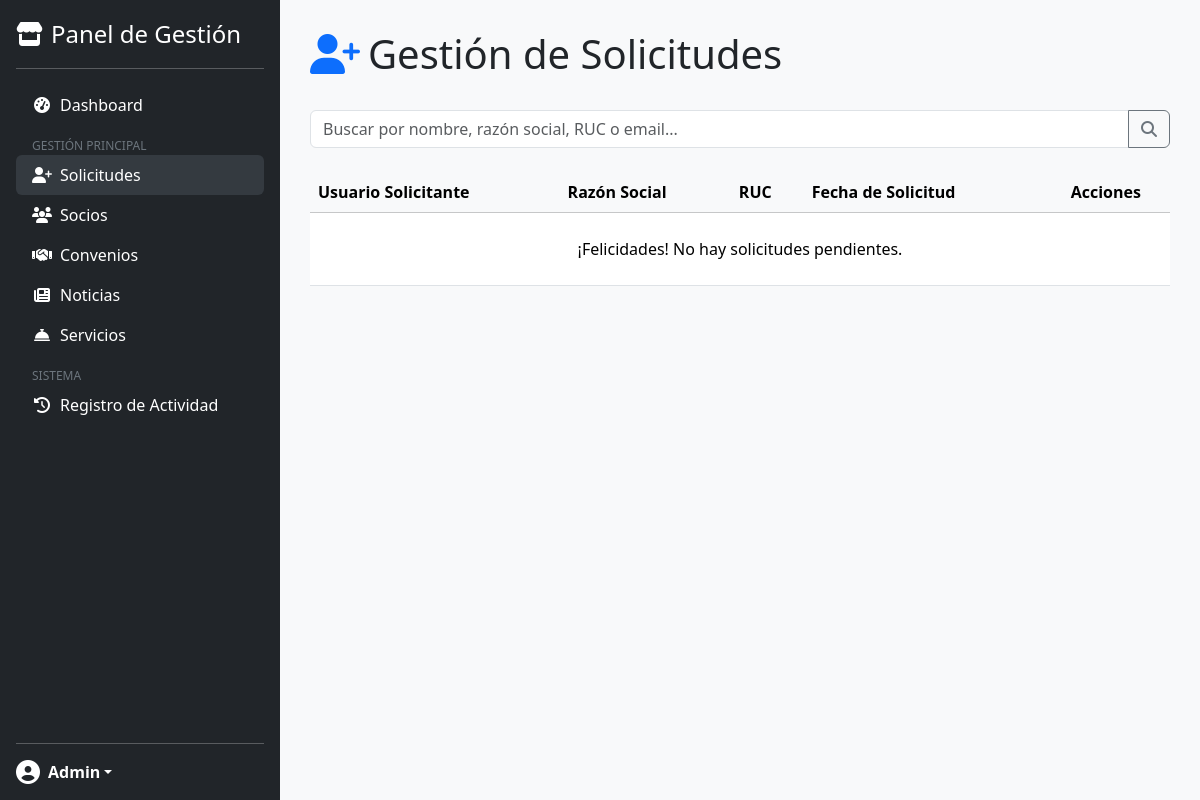
Page /panel/solicitudes/ (signed in) on the earlier database version.
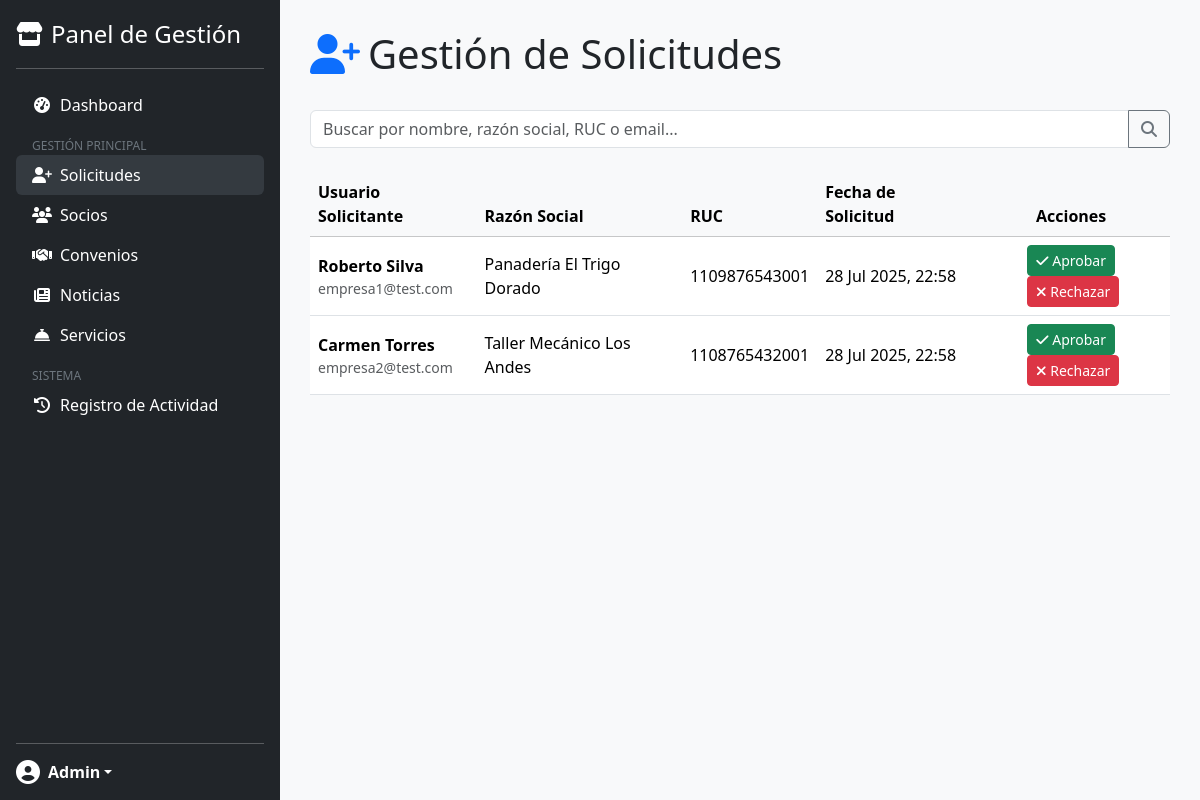
Same page on the later database version.
### usuarios/models.py (models this page shows, shortened)
class Usuario(AbstractUser):
    username = None
    email = models.EmailField(_('email address'), unique=True)
    cedula = models.CharField(max_length=20, unique=True, blank=True, null=True)
    telefono = models.CharField(max_length=20, blank=True, null=True)
    USERNAME_FIELD = 'email'
    REQUIRED_FIELDS = ['first_name', 'last_name']
    objects = UsuarioManager()

### afiliaciones/models.py (models this page shows, shortened)
class SolicitudAfiliacion(models.Model):
    ESTADOS = [
        ('PENDIENTE', 'Pendiente'),
        ('APROBADA', 'Aprobada'),
        ('RECHAZADA', 'Rechazada'),
    ]
    usuario = models.OneToOneField(settings.AUTH_USER_MODEL, on_delete=models.CASCADE)
    razon_social = models.CharField(max_length=200)
    ruc = models.CharField(max_length=13)
    direccion = models.TextField()
    estado = models.CharField(max_length=20, choices=ESTADOS, default='PENDIENTE')
    fecha_solicitud = models.DateTimeField(auto_now_add=True)
    fecha_revision = models.DateTimeField(null=True, blank=True)
    revisado_por = models.ForeignKey(
        settings.AUTH_USER_MODEL,
        on_delete=models.SET_NULL,
        null=True, blank=True,
        related_name='solicitudes_revisadas'
    )

### panel/views.py (the view)
# urls.py: path('solicitudes/', views.SolicitudesAfiliacionView.as_view(), name='solicitudes_afiliacion'),
class SolicitudesAfiliacionView(LoginRequiredMixin, StaffRequiredMixin, ListView):
    model = SolicitudAfiliacion
    template_name = "panel/solicitudes_afiliacion.html"
    context_object_name = "solicitudes"
    paginate_by = 10
    def get_queryset(self):
        queryset = SolicitudAfiliacion.objects.filter(estado='PENDIENTE').select_related('usuario')
        query = self.request.GET.get('q')
        if query:
            queryset = queryset.filter(
                Q(razon_social__icontains=query) | Q(ruc__icontains=query) |
                Q(usuario__first_name__icontains=query) | Q(usuario__last_name__icontains=query) |
                Q(usuario__email__icontains=query)
            )
        return queryset
    def get_context_data(self, **kwargs):
        context = super().get_context_data(**kwargs)
        context['current_query'] = self.request.GET.get('q', '')
        return context

### panel/mixins.py (called while the page is built)
    def dispatch(self, request, *args, **kwargs):
        if not request.user.is_authenticated or not request.user.is_staff:
            return self.handle_no_permission()
        return super().dispatch(request, *args, **kwargs)

### panel/templates/panel/solicitudes_afiliacion.html (shortened to what this page needs)
{% extends 'panel/panel_base.html' %}
{% block content %}
<div class="d-flex justify-content-between align-items-center mb-4">
    <h1><i class="fas fa-user-plus text-primary me-2"></i>Gestión de Solicitudes</h1>
</div>
<div class="info-card">
    <form method="get" class="mb-4">
        <div class="input-group">
            <input type="text" name="q" class="form-control"
                placeholder="Buscar por nombre, razón social, RUC o email..." value="{{ current_query }}">
            <button class="btn btn-outline-secondary" type="submit"><i class="fas fa-search"></i></button>
        </div>
    </form>
    <div class="table-responsive">
        <table class="table table-hover align-middle">
            <thead class="table-light">
                <tr>
                    <th>Usuario Solicitante</th>
                    <th>Razón Social</th>
                    <th>RUC</th>
                    <th>Fecha de Solicitud</th>
                    <th class="text-center">Acciones</th>
                </tr>
            </thead>
            <tbody>
                {% for solicitud in solicitudes %}
                <tr>
                    <td>
                        <strong>{{ solicitud.usuario.get_full_name }}</strong>
                        <div class="small text-muted">{{ solicitud.usuario.email }}</div>
                    </td>
                    <td>{{ solicitud.razon_social }}</td>
                    <td>{{ solicitud.ruc }}</td>
                    <td>{{ solicitud.fecha_solicitud|date:"d M Y, H:i" }}</td>
                    <td class="text-center">
                        <form method="post" action="{% url 'panel:aprobar_solicitud' solicitud.pk %}" class="d-inline">
                            <button type="submit" class="btn btn-sm btn-success" title="Aprobar"
                                onclick="return confirm('¿Estás seguro de APROBAR esta solicitud?')">
                                <i class="fas fa-check"></i> Aprobar
                            </button>
                        </form>
                        <form method="post" action="{% url 'panel:rechazar_solicitud' solicitud.pk %}"
                            class="d-inline ms-1">
                            <button type="submit" class="btn btn-sm btn-danger" title="Rechazar"
                                onclick="return confirm('¿Estás seguro de RECHAZAR esta solicitud?')">
                                <i class="fas fa-times"></i> Rechazar
                            </button>
                        </form>
                    </td>
                </tr>
                {% empty %}
                <tr>
                    <td colspan="5" class="text-center py-4">
                        {% if current_query %}
                        No se encontraron solicitudes que coincidan con tu búsqueda.
                        {% else %}
                        ¡Felicidades! No hay solicitudes pendientes.
                        {% endif %}
                    </td>
                </tr>
                {% endfor %}
            </tbody>
        </table>
    </div>
</div>
{% endblock %}

### panel/templates/panel/panel_base.html (shortened to what this page needs)
{% load static %}
<!DOCTYPE html>
<html lang="es">
<head>
  <link href="https://cdn.jsdelivr.net/npm/bootstrap@5.3.3/dist/css/bootstrap.min.css" rel="stylesheet" />
  <link rel="stylesheet" href="https://cdnjs.cloudflare.com/ajax/libs/font-awesome/6.5.2/css/all.min.css" />
</head>
<body>
  <div class="main-container">
    <div class="sidebar d-flex flex-column flex-shrink-0 p-3">
      <a href="{% url 'panel:dashboard' %}"
        class="d-flex align-items-center mb-3 mb-md-0 me-md-auto text-white text-decoration-none">
        <i class="fa-solid fa-store me-2 fs-4"></i>
        <span class="fs-4">Panel de Gestión</span>
      </a>
      <hr class="text-white" />
      {% with current_url=request.resolver_match.url_name %}
      <ul class="nav nav-pills flex-column mb-auto">
        <li class="nav-item">
          <a href="{% url 'panel:dashboard' %}"
            class="nav-link text-white {% if current_url == 'dashboard' %}active{% endif %}">
            <i class="fa-solid fa-tachometer-alt fa-fw me-2"></i>Dashboard
          </a>
        </li>
        <div class="sidebar-heading">Gestión Principal</div>
        <li>
          <a href="{% url 'panel:solicitudes_afiliacion' %}"
            class="nav-link text-white {% if 'solicitud' in current_url %}active{% endif %}">
            <i class="fa-solid fa-user-plus fa-fw me-2"></i>Solicitudes
          </a>
        </li>
        <li>
          <a href="{% url 'panel:gestion_socios' %}"
            class="nav-link text-white {% if 'socio' in current_url %}active{% endif %}">
            <i class="fa-solid fa-users fa-fw me-2"></i>Socios
          </a>
        </li>
        <li>
          <a href="{% url 'panel:convenio_list' %}"
            class="nav-link text-white {% if 'convenio' in current_url %}active{% endif %}">
            <i class="fa-solid fa-handshake fa-fw me-2"></i>Convenios
          </a>
        </li>
        <li>
          <a href="{% url 'panel:noticia_panel_list' %}"
            class="nav-link text-white {% if 'noticia' in current_url %}active{% endif %}">
            <i class="fa-solid fa-newspaper fa-fw me-2"></i>Noticias
          </a>
        </li>
        <li>
          <a href="{% url 'panel:servicio_panel_list' %}"
            class="nav-link text-white {% if 'servicio' in current_url %}active{% endif %}">
            <i class="fa-solid fa-concierge-bell fa-fw me-2"></i>Servicios
          </a>
        </li>
        <div class="sidebar-heading">Sistema</div>
        <li>
          <a href="{% url 'panel:registro_actividad' %}"
            class="nav-link text-white {% if 'registro_actividad' in current_url %}active{% endif %}">
            <i class="fa-solid fa-history fa-fw me-2"></i>Registro de Actividad
          </a>
        </li>
      </ul>
      {% endwith %}
      <hr class="text-white" />
      <div class="dropdown">
        <a href="#" class="d-flex align-items-center text-white text-decoration-none dropdown-toggle"
          data-bs-toggle="dropdown" aria-expanded="false">
          <i class="fa-solid fa-circle-user fs-4 me-2"></i>
          <strong>{{ user.first_name|default:user.email }}</strong>
        </a>
      </div>
    </div>
    <main class="content">{% block content %} {% endblock %}</main>
  </div>
</body>
</html>

### panel/templates/panel/panel_base.html (style rules this page uses)
body { display: flex; min-height: 100vh; flex-direction: column; }
.main-container { display: flex; flex: 1; }
.sidebar { width: 280px; background-color: #212529; }
.sidebar .nav-link { color: #adb5bd; }
.sidebar .nav-link:hover, .sidebar .nav-link.active { color: #fff; background-color: #343a40; }
.content { flex: 1; padding: 30px; background-color: #f8f9fa; }
.sidebar-heading { font-size: .75rem; text-transform: uppercase; color: #6c757d; padding: .75rem 1rem 0; }

Differences in the rows shown:
added SolicitudAfiliacion: usuario.get_full_name "Roberto Silva", usuario.email "empresa1@test.com", razon_social "Panadería El Trigo Dorado", ruc "1109876543001", fecha_solicitud "28 Jul 2025, 22:58"
added SolicitudAfiliacion: usuario.get_full_name "Carmen Torres", usuario.email "empresa2@test.com", razon_social "Taller Mecánico Los Andes", ruc "1108765432001", fecha_solicitud "28 Jul 2025, 22:58"
Other differences:
text no longer shown: "¡Felicidades! No hay solicitudes pendientes."
